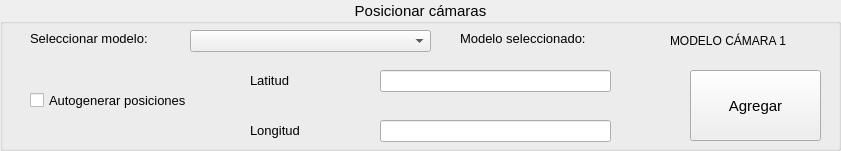
         <widget class="QGroupBox" name="group_posicionarcamarasO">
          <property name="enabled">
           <bool>true</bool>
          </property>
          <property name="geometry">
           <rect>
            <x>20</x>
            <y>10</y>
            <width>841</width>
            <height>151</height>
           </rect>
          </property>
          <property name="font">
           <font>
            <pointsize>11</pointsize>
           </font>
          </property>
          <property name="layoutDirection">
           <enum>Qt::LeftToRight</enum>
          </property>
          <property name="title">
           <string>Posicionar cámaras</string>
          </property>
          <property name="alignment">
           <set>Qt::AlignCenter</set>
          </property>
          <property name="checkable">
           <bool>false</bool>
          </property>
          <widget class="QLabel" name="lb_poslatitud_3">
           <property name="geometry">
            <rect>
             <x>250</x>
             <y>70</y>
             <width>61</width>
             <height>21</height>
            </rect>
           </property>
           <property name="font">
            <font>
             <pointsize>10</pointsize>
            </font>
           </property>
           <property name="text">
            <string>Latitud</string>
           </property>
          </widget>
          <widget class="QLabel" name="lb_poslongitud_3">
           <property name="geometry">
            <rect>
             <x>250</x>
             <y>120</y>
             <width>71</width>
             <height>21</height>
            </rect>
           </property>
           <property name="font">
            <font>
             <pointsize>10</pointsize>
            </font>
           </property>
           <property name="text">
            <string>Longitud</string>
           </property>
          </widget>
          <widget class="QLineEdit" name="ln_latitudCamaraO">
           <property name="geometry">
            <rect>
             <x>380</x>
             <y>70</y>
             <width>231</width>
             <height>22</height>
            </rect>
           </property>
           <property name="font">
            <font>
             <pointsize>8</pointsize>
            </font>
           </property>
          </widget>
          <widget class="QLineEdit" name="ln_longitudCamaraO">
           <property name="geometry">
            <rect>
             <x>380</x>
             <y>120</y>
             <width>231</width>
             <height>22</height>
            </rect>
           </property>
           <property name="font">
            <font>
             <pointsize>8</pointsize>
            </font>
           </property>
          </widget>
          <widget class="QLabel" name="label_8">
           <property name="geometry">
            <rect>
             <x>460</x>
             <y>30</y>
             <width>181</width>
             <height>16</height>
            </rect>
           </property>
           <property name="font">
            <font>
             <pointsize>10</pointsize>
            </font>
           </property>
           <property name="text">
            <string>Modelo seleccionado:</string>
           </property>
          </widget>
          <widget class="QLabel" name="lb_modeloseleccionadoO">
           <property name="geometry">
            <rect>
             <x>670</x>
             <y>30</y>
             <width>151</width>
             <height>21</height>
            </rect>
           </property>
           <property name="font">
            <font>
             <pointsize>9</pointsize>
            </font>
           </property>
           <property name="text">
            <string>MODELO CÁMARA 1</string>
           </property>
          </widget>
          <widget class="QLabel" name="label_4">
           <property name="geometry">
            <rect>
             <x>30</x>
             <y>30</y>
             <width>161</width>
             <height>16</height>
            </rect>
           </property>
           <property name="font">
            <font>
             <pointsize>10</pointsize>
            </font>
           </property>
           <property name="text">
            <string>Seleccionar modelo:</string>
           </property>
          </widget>
          <widget class="QComboBox" name="cb_modeloO">
           <property name="geometry">
            <rect>
             <x>190</x>
             <y>30</y>
             <width>241</width>
             <height>22</height>
            </rect>
           </property>
           <property name="font">
            <font>
             <pointsize>9</pointsize>
            </font>
           </property>
          </widget>
          <widget class="QPushButton" name="bt_agregarCamOp">
           <property name="geometry">
            <rect>
             <x>690</x>
             <y>70</y>
             <width>131</width>
             <height>71</height>
            </rect>
           </property>
           <property name="text">
            <string>Agregar</string>
           </property>
          </widget>
          <widget class="QCheckBox" name="ck_autoGenerarPosiconesO">
           <property name="geometry">
            <rect>
             <x>30</x>
             <y>90</y>
             <width>201</width>
             <height>20</height>
            </rect>
           </property>
           <property name="font">
            <font>
             <pointsize>10</pointsize>
            </font>
           </property>
           <property name="text">
            <string>Autogenerar posiciones </string>
           </property>
          </widget>
         </widget>
